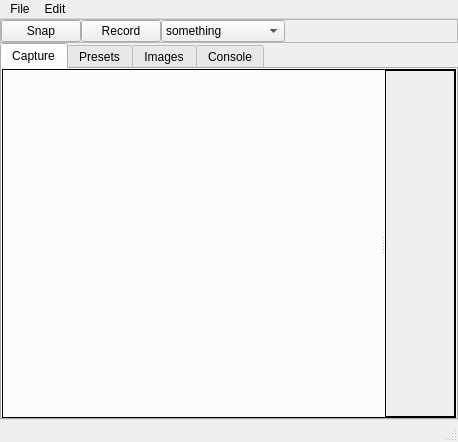
<?xml version="1.0" encoding="UTF-8"?>
<ui version="4.0">
 <class>MainWindow</class>
 <widget class="QMainWindow" name="MainWindow">
  <property name="geometry">
   <rect>
    <x>0</x>
    <y>0</y>
    <width>458</width>
    <height>442</height>
   </rect>
  </property>
  <property name="sizePolicy">
   <sizepolicy hsizetype="Preferred" vsizetype="Preferred">
    <horstretch>0</horstretch>
    <verstretch>0</verstretch>
   </sizepolicy>
  </property>
  <property name="windowTitle">
   <string>MainWindow</string>
  </property>
  <widget class="QWidget" name="centralwidget">
   <layout class="QVBoxLayout" name="verticalLayout">
    <property name="spacing">
     <number>0</number>
    </property>
    <property name="leftMargin">
     <number>0</number>
    </property>
    <property name="topMargin">
     <number>0</number>
    </property>
    <property name="rightMargin">
     <number>0</number>
    </property>
    <property name="bottomMargin">
     <number>0</number>
    </property>
    <item>
     <widget class="QFrame" name="frame_2">
      <property name="sizePolicy">
       <sizepolicy hsizetype="Expanding" vsizetype="Minimum">
        <horstretch>0</horstretch>
        <verstretch>0</verstretch>
       </sizepolicy>
      </property>
      <property name="minimumSize">
       <size>
        <width>0</width>
        <height>0</height>
       </size>
      </property>
      <property name="frameShape">
       <enum>QFrame::StyledPanel</enum>
      </property>
      <property name="frameShadow">
       <enum>QFrame::Plain</enum>
      </property>
      <layout class="QHBoxLayout" name="horizontalLayout">
       <property name="spacing">
        <number>0</number>
       </property>
       <property name="leftMargin">
        <number>0</number>
       </property>
       <property name="topMargin">
        <number>0</number>
       </property>
       <property name="rightMargin">
        <number>0</number>
       </property>
       <property name="bottomMargin">
        <number>0</number>
       </property>
       <item alignment="Qt::AlignTop">
        <widget class="QPushButton" name="snapButton">
         <property name="sizePolicy">
          <sizepolicy hsizetype="Fixed" vsizetype="Fixed">
           <horstretch>0</horstretch>
           <verstretch>0</verstretch>
          </sizepolicy>
         </property>
         <property name="minimumSize">
          <size>
           <width>0</width>
           <height>0</height>
          </size>
         </property>
         <property name="maximumSize">
          <size>
           <width>16777215</width>
           <height>16777215</height>
          </size>
         </property>
         <property name="toolTip">
          <string>Screenshot</string>
         </property>
         <property name="text">
          <string>Snap</string>
         </property>
         <property name="checkable">
          <bool>false</bool>
         </property>
         <property name="flat">
          <bool>false</bool>
         </property>
        </widget>
       </item>
       <item>
        <widget class="QPushButton" name="pushButton">
         <property name="sizePolicy">
          <sizepolicy hsizetype="Fixed" vsizetype="Fixed">
           <horstretch>0</horstretch>
           <verstretch>0</verstretch>
          </sizepolicy>
         </property>
         <property name="minimumSize">
          <size>
           <width>0</width>
           <height>0</height>
          </size>
         </property>
         <property name="maximumSize">
          <size>
           <width>16777215</width>
           <height>16777215</height>
          </size>
         </property>
         <property name="text">
          <string>Record</string>
         </property>
        </widget>
       </item>
       <item>
        <widget class="QComboBox" name="presetsComboBox">
         <property name="sizePolicy">
          <sizepolicy hsizetype="Expanding" vsizetype="Preferred">
           <horstretch>0</horstretch>
           <verstretch>0</verstretch>
          </sizepolicy>
         </property>
         <property name="minimumSize">
          <size>
           <width>0</width>
           <height>0</height>
          </size>
         </property>
         <property name="maximumSize">
          <size>
           <width>128</width>
           <height>16777215</height>
          </size>
         </property>
         <property name="frame">
          <bool>true</bool>
         </property>
         <item>
          <property name="text">
           <string>something</string>
          </property>
         </item>
         <item>
          <property name="text">
           <string>just for reference</string>
          </property>
         </item>
         <item>
          <property name="text">
           <string>meow</string>
          </property>
         </item>
        </widget>
       </item>
       <item>
        <spacer name="horizontalSpacer">
         <property name="orientation">
          <enum>Qt::Horizontal</enum>
         </property>
         <property name="sizeType">
          <enum>QSizePolicy::Expanding</enum>
         </property>
         <property name="sizeHint" stdset="0">
          <size>
           <width>40</width>
           <height>20</height>
          </size>
         </property>
        </spacer>
       </item>
       <item>
        <widget class="QPushButton" name="pushButton_2">
         <property name="sizePolicy">
          <sizepolicy hsizetype="Fixed" vsizetype="Fixed">
           <horstretch>0</horstretch>
           <verstretch>0</verstretch>
          </sizepolicy>
         </property>
         <property name="minimumSize">
          <size>
           <width>0</width>
           <height>0</height>
          </size>
         </property>
         <property name="maximumSize">
          <size>
           <width>24</width>
           <height>16777215</height>
          </size>
         </property>
         <property name="text">
          <string/>
         </property>
         <property name="icon">
          <iconset resource="resources.qrc">
           <normaloff>:/resources_root/icons/ph--eye-slash-light.svg</normaloff>
           <normalon>:/resources_root/icons/ph--eye-light.svg</normalon>:/resources_root/icons/ph--eye-slash-light.svg</iconset>
         </property>
         <property name="checkable">
          <bool>true</bool>
         </property>
         <property name="flat">
          <bool>true</bool>
         </property>
        </widget>
       </item>
       <item>
        <widget class="QPushButton" name="pushButton_3">
         <property name="maximumSize">
          <size>
           <width>24</width>
           <height>16777215</height>
          </size>
         </property>
         <property name="text">
          <string/>
         </property>
         <property name="icon">
          <iconset resource="resources.qrc">
           <normaloff>:/resources_root/icons/ph--push-pin-slash-light.svg</normaloff>
           <normalon>:/resources_root/icons/ph--push-pin-light.svg</normalon>:/resources_root/icons/ph--push-pin-slash-light.svg</iconset>
         </property>
         <property name="checkable">
          <bool>true</bool>
         </property>
         <property name="flat">
          <bool>true</bool>
         </property>
        </widget>
       </item>
      </layout>
     </widget>
    </item>
    <item>
     <widget class="QTabWidget" name="tabWidget">
      <property name="enabled">
       <bool>true</bool>
      </property>
      <property name="tabPosition">
       <enum>QTabWidget::North</enum>
      </property>
      <property name="tabShape">
       <enum>QTabWidget::Rounded</enum>
      </property>
      <property name="currentIndex">
       <number>0</number>
      </property>
      <property name="tabBarAutoHide">
       <bool>false</bool>
      </property>
      <widget class="QWidget" name="captureTab">
       <attribute name="title">
        <string>Capture</string>
       </attribute>
       <layout class="QHBoxLayout" name="horizontalLayout_2">
        <property name="spacing">
         <number>0</number>
        </property>
        <property name="leftMargin">
         <number>0</number>
        </property>
        <property name="topMargin">
         <number>0</number>
        </property>
        <property name="rightMargin">
         <number>0</number>
        </property>
        <property name="bottomMargin">
         <number>0</number>
        </property>
        <item>
         <widget class="QSplitter" name="splitter">
          <property name="frameShape">
           <enum>QFrame::Box</enum>
          </property>
          <property name="orientation">
           <enum>Qt::Horizontal</enum>
          </property>
          <property name="opaqueResize">
           <bool>true</bool>
          </property>
          <widget class="QLabel" name="capturePreviewLabel">
           <property name="sizePolicy">
            <sizepolicy hsizetype="Ignored" vsizetype="Ignored">
             <horstretch>0</horstretch>
             <verstretch>0</verstretch>
            </sizepolicy>
           </property>
           <property name="text">
            <string/>
           </property>
           <property name="scaledContents">
            <bool>false</bool>
           </property>
           <property name="alignment">
            <set>Qt::AlignCenter</set>
           </property>
          </widget>
          <widget class="QScrollArea" name="scrollArea">
           <property name="frameShape">
            <enum>QFrame::Box</enum>
           </property>
           <property name="frameShadow">
            <enum>QFrame::Plain</enum>
           </property>
           <property name="widgetResizable">
            <bool>true</bool>
           </property>
           <widget class="QWidget" name="scrollAreaWidgetContents">
            <property name="geometry">
             <rect>
              <x>0</x>
              <y>0</y>
              <width>68</width>
              <height>339</height>
             </rect>
            </property>
           </widget>
          </widget>
         </widget>
        </item>
       </layout>
      </widget>
      <widget class="QWidget" name="presetsTab">
       <attribute name="title">
        <string>Presets</string>
       </attribute>
      </widget>
      <widget class="QWidget" name="imageTab">
       <attribute name="title">
        <string>Images</string>
       </attribute>
      </widget>
      <widget class="QWidget" name="consoleTab">
       <attribute name="title">
        <string>Console</string>
       </attribute>
       <layout class="QHBoxLayout" name="horizontalLayout_3">
        <property name="spacing">
         <number>0</number>
        </property>
        <property name="leftMargin">
         <number>0</number>
        </property>
        <property name="topMargin">
         <number>0</number>
        </property>
        <property name="rightMargin">
         <number>0</number>
        </property>
        <property name="bottomMargin">
         <number>0</number>
        </property>
        <item>
         <widget class="QTextEdit" name="textEdit">
          <property name="sizePolicy">
           <sizepolicy hsizetype="Expanding" vsizetype="Ignored">
            <horstretch>0</horstretch>
            <verstretch>0</verstretch>
           </sizepolicy>
          </property>
          <property name="frameShape">
           <enum>QFrame::Box</enum>
          </property>
          <property name="readOnly">
           <bool>true</bool>
          </property>
         </widget>
        </item>
       </layout>
      </widget>
     </widget>
    </item>
   </layout>
  </widget>
  <widget class="QMenuBar" name="menubar">
   <property name="geometry">
    <rect>
     <x>0</x>
     <y>0</y>
     <width>458</width>
     <height>21</height>
    </rect>
   </property>
   <widget class="QMenu" name="menuFile">
    <property name="title">
     <string>File</string>
    </property>
    <addaction name="actionNew_Snap"/>
    <addaction name="actionNew_Region"/>
   </widget>
   <widget class="QMenu" name="menuEdit">
    <property name="title">
     <string>Edit</string>
    </property>
    <addaction name="actionPreferences"/>
   </widget>
   <addaction name="menuFile"/>
   <addaction name="menuEdit"/>
  </widget>
  <widget class="QStatusBar" name="statusbar"/>
  <action name="actionNew_Snap">
   <property name="text">
    <string>New Snap</string>
   </property>
  </action>
  <action name="actionNew_Region">
   <property name="text">
    <string>New Region</string>
   </property>
  </action>
  <action name="actionPreferences">
   <property name="text">
    <string>Preferences</string>
   </property>
  </action>
 </widget>
 <resources>
  <include location="resources.qrc"/>
 </resources>
 <connections/>
</ui>
